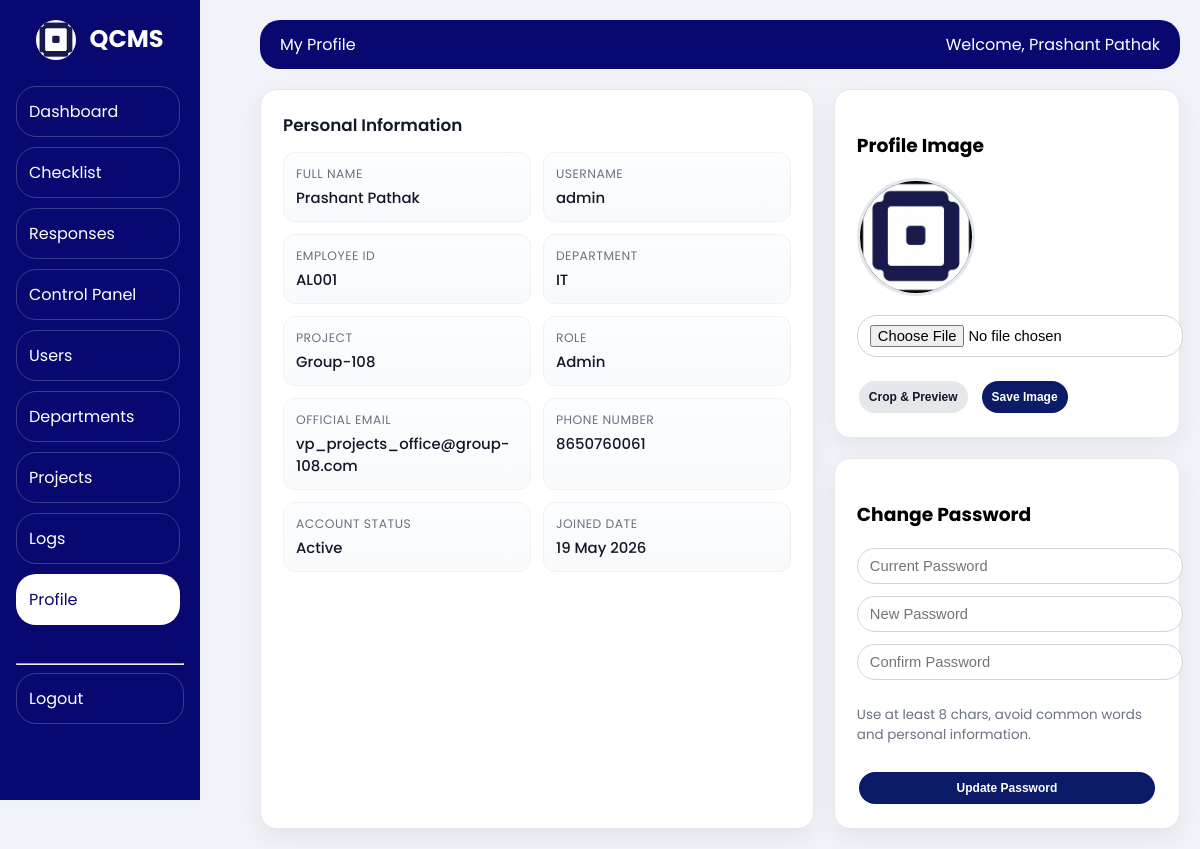
/admin-panel/profile/ (signed in), run on an earlier commit of the app's database.
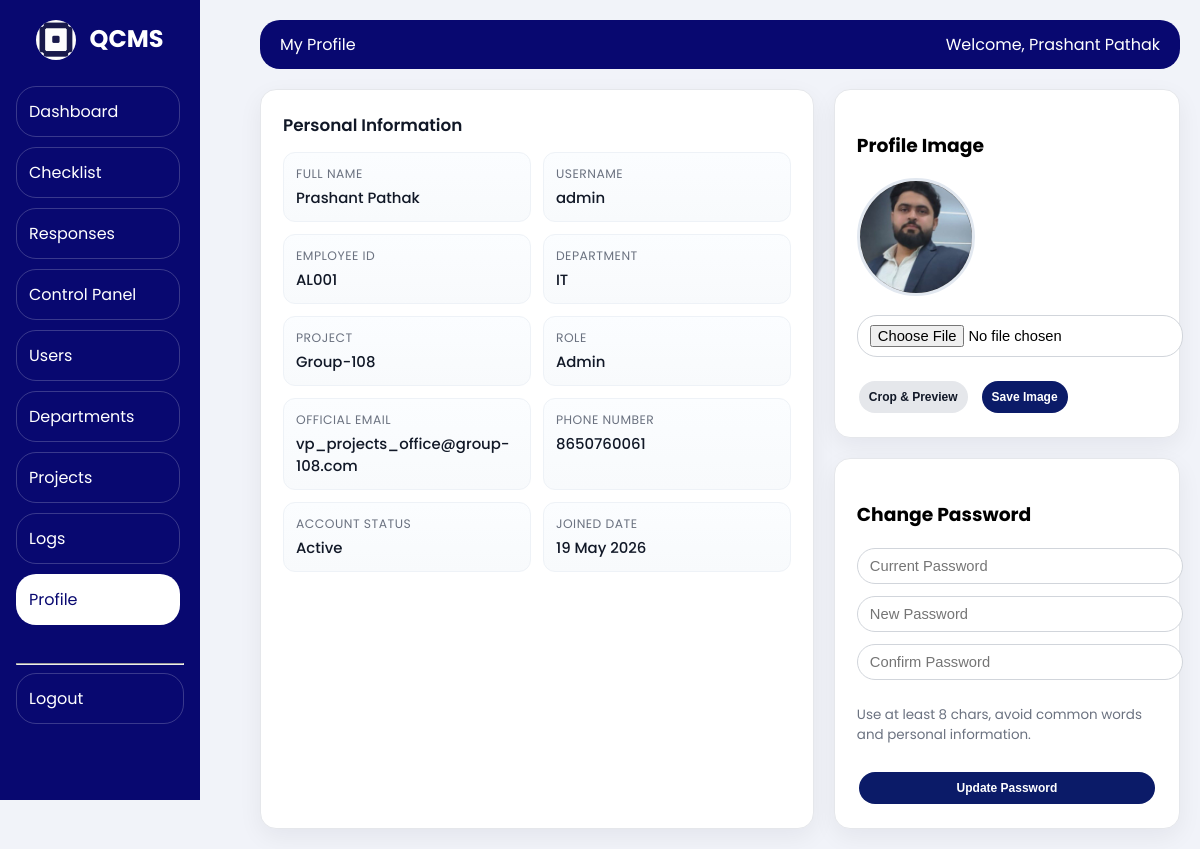
And on a later commit of the database.
### backend/models.py (models this page shows, shortened)
class UserProfile(models.Model):
    ROLE_CHOICES = (
        ('User', 'User'),
        ('HOD', 'HOD'),
        ('Management', 'Management'),
        ('Admin', 'Admin'),
    )
    user = models.OneToOneField(User, on_delete=models.CASCADE)
    role = models.CharField(max_length=50, choices=ROLE_CHOICES)
    department = models.ForeignKey(
        Department,
        on_delete=models.SET_NULL,
        null=True,
        blank=True
    )
    project = models.ForeignKey(
        Project,
        on_delete=models.SET_NULL,
        null=True,
        blank=True
    )
    is_active = models.BooleanField(default=True)
    employee_id = models.CharField(max_length=64, blank=True, default='')
    phone_number = models.CharField(
        max_length=20,
        blank=True,
        default='',
        validators=[
            RegexValidator(
                regex=r'^\+?[0-9\-\s]{7,20}$',
                message='Enter a valid phone number.'
            )
        ]
    )
    profile_image = models.ImageField(
        upload_to='profile_images/',
        blank=True,
        null=True
    )
    created_at = models.DateTimeField(auto_now_add=True, null=True, blank=True)

class Department(models.Model):
    code = models.CharField(max_length=50, unique=True)
    name = models.CharField(max_length=200)
    is_active = models.BooleanField(default=True)
    created_at = models.DateTimeField(auto_now_add=True, null=True, blank=True)
    updated_at = models.DateTimeField(auto_now=True, null=True, blank=True)

class Project(models.Model):
    code = models.CharField(max_length=50, unique=True)
    name = models.CharField(max_length=200)
    domain = models.CharField(
        max_length=50,
        choices=[
            ('Corporate', 'Corporate'),
            ('Non-Corporate', 'Non-Corporate')
        ]
    )
    is_active = models.BooleanField(default=True)
    created_at = models.DateTimeField(auto_now_add=True, null=True, blank=True)
    updated_at = models.DateTimeField(auto_now=True, null=True, blank=True)

### backend/views/user_panel.py (the view)
# urls.py: path('admin-panel/profile/', views.admin_profile, name='admin_profile'),
def admin_profile(request):
    profile_obj = get_user_profile(request.user)
    if not profile_obj or profile_obj.role != 'Admin':
        return redirect_for_profile(profile_obj)
    return _profile_view(request)

### backend/logging_service.py (called while the page is built)
def set_current_request(request):
    _current_request.set(request)

### backend/views/admin.py (called while the page is built)
def _admin_sidebar_menu():
    return [
        {'url': reverse('admin_dashboard'), 'label': 'Dashboard'},
        {'url': reverse('admin_checklists'), 'label': 'Checklist'},
        {'url': reverse('admin_responses'), 'label': 'Responses'},
        {'url': reverse('admin_control_panel'), 'label': 'Control Panel'},
        {'url': reverse('admin_users'), 'label': 'Users'},
        {'url': reverse('admin_departments'), 'label': 'Departments'},
        {'url': reverse('admin_projects'), 'label': 'Projects'},
        {'url': reverse('admin_logs'), 'label': 'Logs'},
        {'url': reverse('admin_profile'), 'label': 'Profile'},
    ]

### backend/views/common.py (called while the page is built)
def get_user_profile(user):
    if not user or not user.is_authenticated:
        return None
    return UserProfile.objects.filter(user=user).first()

### backend/views/user_panel.py (called while the page is built, shortened)
def _profile_view(request):
    if not request.user.is_authenticated:
        return redirect('login')
    profile_obj = get_user_profile(request.user)
    if not profile_obj:
        return redirect('login')
    template_name = 'admin_panel/admin_profile.html' if profile_obj.role == 'Admin' else 'user_panel/profile.html'
    sidebar_menu = _admin_sidebar_menu() if profile_obj.role == 'Admin' else _sidebar_menu_for_role(profile_obj.role)
    return render(request, template_name, {
        'profile_obj': profile_obj,
        'sidebar_menu': sidebar_menu,
    })

### qcms/context_processors.py (called while the page is built)
def branding(request):
    return {
        'PROJECT_DISPLAY_NAME': getattr(settings, 'PROJECT_DISPLAY_NAME', 'QCMS - Quality Control Management System'),
        'PROJECT_SHORT_NAME': getattr(settings, 'PROJECT_SHORT_NAME', 'QCMS'),
    }

### frontend/templates/admin_panel/admin_profile.html (shortened to what this page needs)
{% extends 'admin_panel/admin_base.html' %}
{% load static %}
{% block topbar_title %}My Profile{% endblock %}
{% block topbar_welcome %}Welcome, {{ request.user.get_full_name|default:request.user.username }}{% endblock %}
{% block content %}
<div class="profile-shell">
  <div class="panel-card">
    <h3 class="panel-title">Personal Information</h3>
    <div class="info-grid">
      <div class="info-item"><div class="label">Full Name</div><div class="value">{{ request.user.get_full_name|default:'N/A' }}</div></div>
      <div class="info-item"><div class="label">Username</div><div class="value">{{ request.user.username }}</div></div>
      <div class="info-item"><div class="label">Employee ID</div><div class="value">{{ profile_obj.employee_id|default:'N/A' }}</div></div>
      <div class="info-item"><div class="label">Department</div><div class="value">{{ profile_obj.department.name|default:'N/A' }}</div></div>
      <div class="info-item"><div class="label">Project</div><div class="value">{{ profile_obj.project.name|default:'N/A' }}</div></div>
      <div class="info-item"><div class="label">Role</div><div class="value">{{ profile_obj.role }}</div></div>
      <div class="info-item"><div class="label">Official Email</div><div class="value">{{ request.user.email|default:'N/A' }}</div></div>
      <div class="info-item"><div class="label">Phone Number</div><div class="value">{{ profile_obj.phone_number|default:'N/A' }}</div></div>
      <div class="info-item"><div class="label">Account Status</div><div class="value">{% if profile_obj.is_active %}Active{% else %}Inactive{% endif %}</div></div>
      <div class="info-item"><div class="label">Joined Date</div><div class="value">{{ request.user.date_joined|date:'d M Y' }}</div></div>
    </div>
  </div>
  <div class="side-stack">
    <div class="panel-card"><h3>Profile Image</h3>
      <img class="avatar" id="avatarPreview" src="{% if profile_obj.profile_image %}{{ profile_obj.profile_image.url }}{% else %}{% static 'images/logo.png' %}{% endif %}">
      <form method="post" class="form-row"><input type="file" id="imageInput" accept="image/*"><div class="btn-row"><button class="btn btn-muted" type="button" onclick="openCropper()">Crop & Preview</button><button class="btn btn-primary" type="submit">Save Image</button></div></form>
    </div>
    <div class="panel-card"><h3>Change Password</h3><form method="post" class="form-row">{% csrf_token %}<input type="hidden" name="action" value="change_password"><input required name="current_password" type="password" placeholder="Current Password"><input required name="new_password" type="password" placeholder="New Password"><input required name="confirm_password" type="password" placeholder="Confirm Password"><p class="small">Use at least 8 chars, avoid common words and personal information.</p><button class="btn btn-primary" type="submit">Update Password</button></form></div>
  </div>
</div>
{% endblock %}

### frontend/templates/admin_panel/admin_base.html (shortened to what this page needs)
<!doctype html>
<html>
  <head>
    {% load static %}
    <link rel="stylesheet" href="{% static 'shared/table_system.css' %}" />
  </head>
  <body>
    {% block sidebar %}
      {% include 'admin_panel/partials/sidebar.html' with panel_title=PROJECT_SHORT_NAME menu_items=sidebar_menu %}
    {% endblock %}
    <div class="content">
      <div class="topbar">
        <div>{% block topbar_title %}Admin Dashboard{% endblock %}</div>
        <div>{% block topbar_welcome %}Welcome, Admin{% endblock %}</div>
      </div>
      {% block content %}{% endblock %} {% block extra_js %}{% endblock %}
    </div>
  </body>
</html>

### frontend/templates/admin_panel/partials/sidebar.html
{% load static %}
<div class="sidebar">
  <h2>
    <img src="{% static 'images/logo.png' %}" alt="{{ PROJECT_SHORT_NAME }} Logo" style="width:40px;height:40px;border-radius:50%;object-fit:cover;vertical-align:middle;margin-right:8px;">
    {{ panel_title|default:PROJECT_SHORT_NAME }}
  </h2>
  <div class="sidebar-menu">
    <div class="sidebar-menu-main">
      {% if menu_items %}
      {% for item in menu_items %}
      <a href="{{ item.url }}" class="{% if request.path == item.url %}active{% endif %}">{{ item.label }}</a>
      {% endfor %}
      {% endif %}
    </div>
    <div class="sidebar-menu-footer">
      <hr />
      <a href="{% url 'logout' %}">Logout</a>
    </div>
  </div>
</div>

### frontend/static/shared/table_system.css (style rules this page uses)
:root { --tbl-head: #080870; --tbl-head-text: #fff; --tbl-border: #e6eaf2; --tbl-row-hover: #eef2ff; }
.btn { height: 32px; padding: 0px 10px; font-size: 12px; line-height: 32px; border-radius: 20px; display: inline-flex; align-items: center; justify-content: center; white-space: nowrap; }
.btn { display: inline-flex; align-items: center; justify-content: center; }

### frontend/templates/admin_panel/admin_base.html (style rules this page uses)
body { margin: 0; font-family: "Poppins", sans-serif; background: #f1f3f9; }
.sidebar { width: 200px; background: #080870; height: 100vh; position: fixed; top: 0; left: 0; padding: 16px; color: white; display: flex; flex-direction: column; box-sizing: border-box; }
.sidebar h2 { text-align: center; margin: 0 0 16px 0; position: sticky; top: 0; background: #080870; z-index: 2; padding: 4px 0 10px 0; }
.sidebar-menu { display: flex; flex-direction: column; min-height: 0; flex: 1; }
.sidebar-menu-main { display: flex; flex-direction: column; gap: 2px; overflow-y: auto; overflow-x: hidden; padding-right: 4px; scroll-behavior: smooth; }
.sidebar-menu-footer { margin-top: 12px; position: sticky; bottom: 0; background: #080870; padding-top: 10px; }
.sidebar a { display: block; padding: 12px; margin-bottom: 8px; color: white; text-decoration: none; border-radius: 20px; border: 1px solid rgba(255, 255, 255, 0.2); transition: 0.3s; }
.sidebar a.active, .sidebar a:hover { background: white; color: #080870; }
.content { margin-left: 240px; padding: 20px; }
.topbar { background: #080870; color: white; padding: 12px 20px; border-radius: 20px; display: flex; justify-content: space-between; align-items: center; margin-bottom: 20px; }
.btn { padding: 0px 10px; font-size: 12px; border: none; border-radius: 20px; cursor: pointer; margin: 2px; display: inline-block; }

### frontend/templates/admin_panel/admin_profile.html (style rules this page uses)
.profile-shell { max-width:1200px;margin:0 auto;display:grid;grid-template-columns:1.6fr 1fr;gap:20px }
.panel-card { background:#fff;border:1px solid #e5e7eb;border-radius:16px;padding:22px;box-shadow:0 8px 24px rgba(16,24,40,.06) }
.panel-title { margin:0 0 14px;font-size:1.05rem;font-weight:600;color:#111827 }
.info-grid { display:grid;grid-template-columns:repeat(2,minmax(0,1fr));gap:12px }
.info-item { padding:12px;border:1px solid #eef2f7;border-radius:12px;background:linear-gradient(180deg,#fbfdff,#f8fafc) }
.label { font-size:.77rem;color:#6b7280;text-transform:uppercase;letter-spacing:.04em }
.value { margin-top:4px;font-size:.93rem;color:#111827;font-weight:500 }
.side-stack { display:flex;flex-direction:column;gap:20px }
.avatar { width:112px;height:112px;border-radius:50%;object-fit:cover;border:3px solid #e2e8f0 }
.form-row { display:grid;gap:12px;margin-top:12px }
input[type='password'],input[type='file'] { width:100%;padding:9px 12px;border:1px solid #d1d5db;border-radius: 20px;background:#fff;font-size:.92rem }
.btn-row { display:flex;gap:10px;flex-wrap:wrap;margin-top:10px }
.btn { border:0;border-radius: 20px;padding: 0px 10px;font-weight:600;cursor:pointer;transition:.2s transform,.2s opacity }
.btn-primary { background:#0b1b68;color:#fff }
.btn-muted { background:#e5e7eb;color:#111827 }
.small { color:#6b7280;font-size:.84rem;line-height:1.45 }

What changed in the data, as far as the page shows it:
changed UserProfile "AL001": profile_image: a different picture
